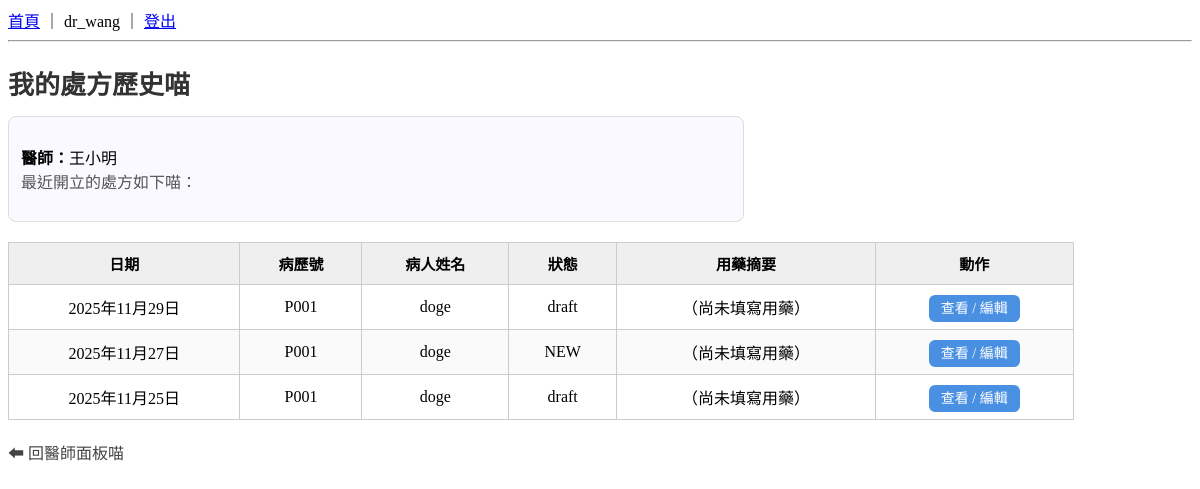
Screenshot of /prescriptions/doctor/history/ (signed in) with the database file from the repository.
### doctors/models.py (models this page shows, shortened)
class Doctor(models.Model):
    name = models.CharField("姓名", max_length=50)
    department = models.CharField("科別", max_length=50)
    room = models.CharField("診間", max_length=20, blank=True)
    user = models.OneToOneField(
        User, null=True, blank=True, on_delete=models.SET_NULL, verbose_name="使用者帳號"
    )
    is_active = models.BooleanField("啟用", default=True)
    class Meta:
        verbose_name = "醫師"
        verbose_name_plural = "醫師"

### prescriptions/models.py (models this page shows, shortened)
class Prescription(models.Model):
    patient = models.ForeignKey(
        Patient,
        on_delete=models.CASCADE,
        related_name="prescriptions",
    )
    doctor = models.ForeignKey(
        Doctor,
        on_delete=models.CASCADE,
        related_name="prescriptions",
    )
    date = models.DateField()
    notes = models.TextField(blank=True)
    status = models.CharField(
        max_length=20,
        default="draft",
        choices=[
            ("draft", "草稿"),
            ("final", "已確認"),
        ],
    )
    created_at = models.DateTimeField(auto_now_add=True)
    class Meta:
        ordering = ["-date", "-created_at"]

### patients/models.py (models this page shows, shortened)
class Patient(models.Model):
    full_name = models.CharField("姓名", max_length=50)
    national_id = models.CharField("身分證", max_length=10, unique=True)
    nhi_no = models.CharField("健保卡號", max_length=20, blank=True)
    birth_date = models.DateField("生日")
    phone = models.CharField("電話", max_length=20, blank=True)
    chart_no = models.CharField(
        "病歷號",
        max_length=20,
        unique=True,
        blank=True,
        editable=False,
    )
    address = models.CharField("地址", max_length=200, blank=True)

### prescriptions/views.py (the view)
# urls.py: path("doctor/history/", views.doctor_prescription_list, name="doctor_prescription_list"),
@group_required("DOCTOR")
def doctor_prescription_list(request):
    doctor = Doctor.objects.filter(user=request.user).first()
    if not doctor:
        messages.error(request, "找不到對應的醫師資料，請聯絡系統管理員喵。")
        return redirect("index")  # 或你想回去的頁面
    prescriptions = (
        Prescription.objects
        .filter(doctor=doctor)
        .select_related("patient")
        .prefetch_related("items__drug")
        .order_by("-date", "-created_at")
    )
    context = {
        "doctor": doctor,
        "prescriptions": prescriptions,
    }
    return render(request, "prescriptions/doctor_prescription_list.html", context)

### common/utils.py (called while the page is built)
def group_required(group_name):
    def decorator(view_func):
        decorated_view_func = user_passes_test(
            lambda u: u.is_authenticated and u.groups.filter(name=group_name).exists()
        )(view_func)
        return decorated_view_func
    return decorator

### templates/prescriptions/doctor_prescription_list.html (shortened to what this page needs)
{% extends "base.html" %}
{% block content %}
<h2 class="page-title">我的處方歷史喵</h2>
<div class="info-box">
    <p>
        <strong>醫師：</strong>{{ doctor.name }}<br>
        <span style="color:#555;">最近開立的處方如下喵：</span>
    </p>
</div>
{% if prescriptions %}
<table class="history-table">
    <thead>
        <tr>
            <th>日期</th>
            <th>病歷號</th>
            <th>病人姓名</th>
            <th>狀態</th>
            <th>用藥摘要</th>
            <th>動作</th>
        </tr>
    </thead>
    <tbody>
        {% for rx in prescriptions %}
        <tr>
            <td>{{ rx.date }}</td>
            <td>{{ rx.patient.chart_no }}</td>
            <td>{{ rx.patient.full_name }}</td>
            <td>{{ rx.status }}</td>
            <td>
                {% if rx.items.all %}
                    {% with first_item=rx.items.all.0 %}
                        {{ first_item.drug.name }} x {{ first_item.quantity }}
                        {% if rx.items.count > 1 %}
                            （+{{ rx.items.count|add:"-1" }} 項）
                        {% endif %}
                    {% endwith %}
                {% else %}
                    （尚未填寫用藥）
                {% endif %}
            </td>
            <td>
                <a class="btn-link" href="{% url 'prescriptions:edit_prescription' rx.id %}">
                    查看 / 編輯
                </a>
            </td>
        </tr>
        {% endfor %}
    </tbody>
</table>
{% else %}
<p>目前尚無處方紀錄喵。</p>
{% endif %}
<a href="{% url 'queues:doctor_panel' %}" class="back-link">⬅ 回醫師面板喵</a>
{% endblock %}

### templates/base.html (shortened to what this page needs)
<!DOCTYPE html>
<html lang="zh-Hant">
<head>
</head>
<body>
  <div>
    <a href="/">首頁</a>
    {% if user.is_authenticated %}
      ｜ {{ user.username }} ｜ <a href="/logout/">登出</a>
    {% else %}
      ｜ <a href="/login/">登入</a>
    {% endif %}
  </div>
  <hr>
  {% block content %}{% endblock %}
</body>
</html>

### templates/prescriptions/doctor_prescription_list.html (style rules this page uses)
.page-title { font-size: 26px; font-weight: bold; margin-bottom: 15px; color: #333; }
.info-box { margin-bottom: 20px; padding: 12px; background: #f9f9ff; border: 1px solid #ddd; border-radius: 8px; width: 60%; }
.history-table { width: 90%; border-collapse: collapse; margin-top: 15px; }
.history-table th, .history-table td { border: 1px solid #ccc; padding: 10px 14px; text-align: center; }
.history-table th { background: #efefef; font-size: 15px; }
.history-table tr:nth-child(even) { background: #fafafa; }
.btn-link { background: #4a90e2; color: white; padding: 6px 12px; border-radius: 6px; text-decoration: none; font-size: 14px; }
.back-link { margin-top: 20px; display: inline-block; text-decoration: none; color: #444; }

### rows the page displays
Doctor: name "王小明"
Prescription: date "2025年11月29日", patient.chart_no "P001", patient.full_name "doge", status "draft", shows "（尚未填寫用藥）"
Prescription: date "2025年11月27日", patient.chart_no "P001", patient.full_name "doge", status "NEW", shows "（尚未填寫用藥）"
Prescription: date "2025年11月25日", patient.chart_no "P001", patient.full_name "doge", status "draft", shows "（尚未填寫用藥）"

### other values shown
{{ user.username }} "dr_wang"
